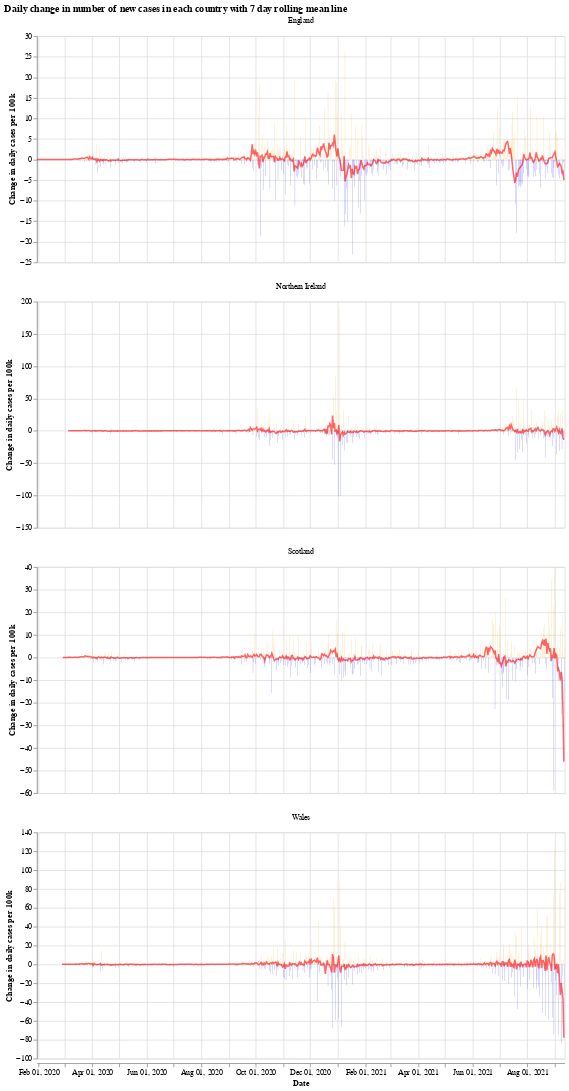

The cell this chart's notebook holds for it:
### Markdown cell above
We will use the Python library `Altair` for visualising the data, see the [altair docs](https://altair-viz.github.io/) for more information.

First we have a graph which shows the daily change in the number of new cases for each country. This number jumps up and down all over the place, which is likely due to delay in reporting of new cases over the weekend. Another interesting thing is that it looks like the daily cases in Wales experienced a much shorter period of calm over the summer (calm in the sense of daily cases not jumping up and down).

The orange bars are days when the number of new cases (per 100k population) was more than the previous day, while the blue are days when the number of new cases dropped. The red line is the 7 day moving average. 

When the moving average line is below 0, it means that there is a consistent drop in new cases. We can see this clearly happening around the times that lockdowns were introduced (though, to varying degrees). I will update the graphs soon with a marker of when each lockdown started.

### Code cell
# collapse
import altair as alt

bars = alt.Chart(uk_cases).mark_bar().encode(
    x=alt.X("yearmonthdate(date):T", axis=alt.Axis(title='Date')),
    y=alt.Y("casesChangeRate:Q", axis=alt.Axis(title='Change in daily cases per 100k')),
    tooltip='casesChange',
    color=alt.condition(
        alt.datum.casesChangeRate > 0,
        alt.value("orange"),  # The positive color
        alt.value("blue")  # The negative color
    )
).properties(title='Daily change in number of new cases with 7 day rolling mean',width=700).interactive()

line = alt.Chart(uk_cases).mark_line(
    color='red',
    size=2,
    opacity=0.6
).transform_window(
    rolling_mean='mean(casesChangeRate)',
    frame=[0, 7],
    groupby=['areaName']
).encode(
    x='yearmonthdate(date):T',
    y='rolling_mean:Q'
)

alt.layer(bars, line, data=uk_cases).facet(alt.Column(
    'areaName', title=''), columns=1).resolve_scale(y='independent').properties(title='Daily change in number of new cases in each country with 7 day rolling mean line')

### Figure 1 — Vega-Lite specification as saved in the notebook (floating-point values rounded to 4 significant figures; data arrays with more than 128 entries replaced by an {"elided": "..."} marker saying what was removed)
{"config": {"view": {"continuousWidth": 400, "continuousHeight": 300}}, "data": {"name": "data-d48bfa76135b2446341a0a1691cea16d"}, "facet": {"type": "nominal", "field": "areaName", "title": ""}, "spec": {"layer": [{"mark": "bar", "encoding": {"color": {"condition": {"value": "orange", "test": "(datum.casesChangeRate > 0)"}, "value": "blue"}, "tooltip": {"type": "quantitative", "field": "casesChange"}, "x": {"type": "temporal", "axis": {"title": "Date"}, "field": "date", "timeUnit": "yearmonthdate"}, "y": {"type": "quantitative", "axis": {"title": "Change in daily cases per 100k"}, "field": "casesChangeRate"}}, "selection": {"selector001": {"type": "interval", "bind": "scales", "encodings": ["x", "y"]}}, "title": "Daily change in number of new cases with 7 day rolling mean", "width": 700}, {"mark": {"type": "line", "color": "red", "opacity": 0.6, "size": 2}, "encoding": {"x": {"type": "temporal", "field": "date", "timeUnit": "yearmonthdate"}, "y": {"type": "quantitative", "field": "rolling_mean"}}, "transform": [{"window": [{"op": "mean", "field": "casesChangeRate", "as": "rolling_mean"}], "frame": [0, 7], "groupby": ["areaName"]}]}]}, "columns": 1, "resolve": {"scale": {"y": "independent"}}, "title": "Daily change in number of new cases in each country with 7 day rolling mean line", "$schema": "https://vega.github.io/schema/vega-lite/v4.8.1.json", "datasets": {"data-d48bfa76135b2446341a0a1691cea16d": {"elided": "2272 records"}}}
